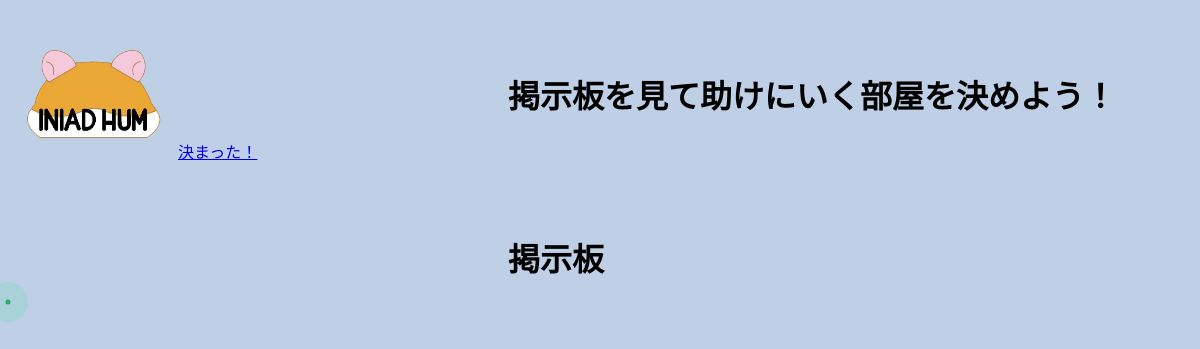
The page /game/home/match/ on the database as committed earlier.
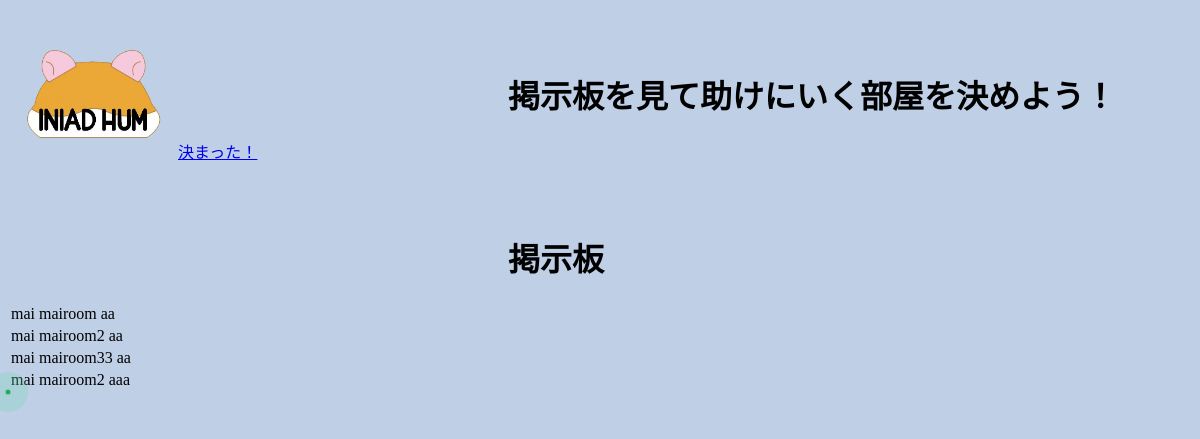
The same page on the database as committed later.
### game/models.py (models this page shows)
class Log(models.Model):
    username = models.CharField(max_length=256)
    roomname = models.CharField(max_length=256)
    comment = models.TextField(default='')

### game/views.py (the view)
# urls.py: path('home/match/', views.match, name='match'),
def match(request):
    logs = Log.objects.all()
    data = {'logs' : logs}
    return render(request, 'game/match.html', data)

### templates/game/match.html (shortened to what this page needs)
{% load static %}
<!DOCTYPE html>
<html>
<head>
    <link type="text/css" rel="stylesheet" href="{% static 'css/style.css' %}">
</head>
<body>
    <p><image src="{% static 'images/game.png' %}" alt="ゲームロゴ" /></p>
    <h1>掲示板を見て助けにいく部屋を決めよう！</h1>
    <a class="button" href="{% url 'chat' %}" target="_blank" rel="noopener">決まった！</a>
    <h1>掲示板</h1>
    <table>
        {% for log in logs %}
        <tr>
            <td>{{ log.username }} {{ log.roomname }} {{log.comment }}</td>
        </tr>
        {% endfor %}
    </table>
</body>
</html>

### static/css/style.css (style rules this page uses)
body { background-color: rgb(191, 207, 230); }
h1 { padding-left: 500px; padding-top: 50px; }
p { float: left; padding: 6px 0; }
p img { display: block; width: 170px; height: 100px; }

Rows that differ between the two databases and show on the page:
added Log: username "mai", roomname "mairoom", comment "aa"
added Log: username "mai", roomname "mairoom2", comment "aa"
added Log: username "mai", roomname "mairoom33", comment "aa"
added Log: username "mai", roomname "mairoom2", comment "aaa"
